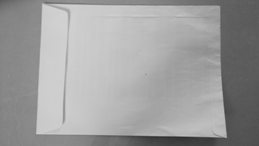
#> input picture workingDirectory/assets/paper.png, 259 x 146 px, found by its file name
$ python CornerPrespective.py
#> lines starting #> are read from the running program, lines starting #| are printed output that depends on the picture; after the words box and inside, x2 and y2 are one past the last pixel; in counts of white or black regions, pixels touching at a corner belong together
import cv2
import numpy as np

def rotate_image(image, angle):
    # Grab the dimensions of the image and then determine the center
    (h, w) = image.shape[:2]
    (cX, cY) = (w / 2, h / 2)

    # grab the rotation matrix (applying the negative of the
    # angle to rotate clockwise), then grab the sine and cosine
    # (i.e., the rotation components of the matrix)
    M = cv2.getRotationMatrix2D((cX, cY), -angle, 1.0)
    cos = np.abs(M[0, 0])
    sin = np.abs(M[0, 1])

    # Compute the new bounding dimensions of the image
    nW = int((h * sin) + (w * cos))
    nH = int((h * cos) + (w * sin))

    # Adjust the rotation matrix to take into account translation
    M[0, 2] += (nW / 2) - cX
    M[1, 2] += (nH / 2) - cY

    # Perform the actual rotation and return the image
    return cv2.warpAffine(image, M, (nW, nH))

def order_points_clockwise(pts):
    # sort the points based on their x-coordinates
    xSorted = pts[np.argsort(pts[:, 0]), :]

    # grab the left-most and right-most points from the sorted
    # x-roodinate points
    leftMost = xSorted[:2, :]
    rightMost = xSorted[2:, :]

    # now, sort the left-most coordinates according to their
    # y-coordinates so we can grab the top-left and bottom-left
    # points, respectively
    leftMost = leftMost[np.argsort(leftMost[:, 1]), :]
    (tl, bl) = leftMost

    # now, sort the right-most coordinates according to their
    # y-coordinates so we can grab the top-right and bottom-right
    # points, respectively
    rightMost = rightMost[np.argsort(rightMost[:, 1]), :]
    (tr, br) = rightMost

    # return the coordinates in top-left, top-right,
    # bottom-right, and bottom-left order
    return np.array([tl, tr, br, bl], dtype="int32")

def perspective_transform(image, corners):
    def order_corner_points(corners):
        # Separate corners into individual points
        # Index 0 - top-right
        #       1 - top-left
        #       2 - bottom-left
        #       3 - bottom-right
        corners = [(corner[0][0], corner[0][1]) for corner in corners]
        top_r, top_l, bottom_l, bottom_r = corners[0], corners[1], corners[2], corners[3]
        return (top_l, top_r, bottom_r, bottom_l)

    # Order points in clockwise order
    ordered_corners = order_corner_points(corners)
    top_l, top_r, bottom_r, bottom_l = ordered_corners

    # Determine width of new image which is the max distance between
    # (bottom right and bottom left) or (top right and top left) x-coordinates
    width_A = np.sqrt(((bottom_r[0] - bottom_l[0]) ** 2) + ((bottom_r[1] - bottom_l[1]) ** 2))
    width_B = np.sqrt(((top_r[0] - top_l[0]) ** 2) + ((top_r[1] - top_l[1]) ** 2))
    width = max(int(width_A), int(width_B))

    # Determine height of new image which is the max distance between
    # (top right and bottom right) or (top left and bottom left) y-coordinates
    height_A = np.sqrt(((top_r[0] - bottom_r[0]) ** 2) + ((top_r[1] - bottom_r[1]) ** 2))
    height_B = np.sqrt(((top_l[0] - bottom_l[0]) ** 2) + ((top_l[1] - bottom_l[1]) ** 2))
    height = max(int(height_A), int(height_B))

    # Construct new points to obtain top-down view of image in
    # top_r, top_l, bottom_l, bottom_r order
    dimensions = np.array([[0, 0], [width - 1, 0], [width - 1, height - 1],
                    [0, height - 1]], dtype = "float32")

    # Convert to Numpy format
    ordered_corners = np.array(ordered_corners, dtype="float32")

    # Find perspective transform matrix
    matrix = cv2.getPerspectiveTransform(ordered_corners, dimensions)

    # Return the transformed image
    return cv2.warpPerspective(image, matrix, (width, height))

starter = cv2.imread('C:/seniorDesign/git/sddec23-18/test/assets/paper.png') #For Screenshots
#> starter is the input picture: shape (146, 259, 3); min 45, max 211, mean 157.7
image = cv2.imread('C:/seniorDesign/git/sddec23-18/test/assets/paper.png')
original = image.copy()
gray = cv2.cvtColor(image, cv2.COLOR_BGR2GRAY)
canny = cv2.Canny(gray, 120, 255, 1)
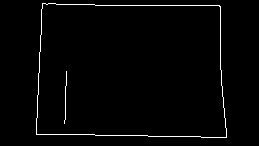
#> canny: shape (146, 259); 1.8% white in thin lines or dots, all inside (x1, y1, x2, y2) = (36, 3, 227, 138)

corners = cv2.goodFeaturesToTrack(canny,4,0.5,60)
#> corners = [[44, 5], [224, 135], [38, 132], [218, 7]]

c_list = []
for corner in corners:
    x,y = corner.ravel()
    c_list.append([int(x), int(y)])
    cv2.circle(image,(int(x),int(y)),5,(36,255,12),-1)
#> this loop made 4 passes
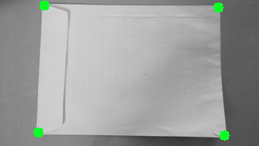
#> image: shape (146, 259, 3); 0.86% of pixels changed, all inside (x1, y1, x2, y2) = (33, 0, 230, 141)
#> after the loop, c_list = [[44, 5], [224, 135], [38, 132], [218, 7]]

corner_points = np.array([c_list[0], c_list[1], c_list[2], c_list[3]])
#> corner_points = [[44, 5], [224, 135], [38, 132], [218, 7]]
ordered_corner_points = order_points_clockwise(corner_points)
#> in order_points_clockwise, `xSorted = pts[np.argsort(pts[:, 0]), :]`: xSorted = [[38, 132], [44, 5], [218, 7], [224, 135]]
#> in order_points_clockwise, `leftMost = xSorted[:2, :]`: leftMost = [[38, 132], [44, 5]]
#> in order_points_clockwise, `rightMost = xSorted[2:, :]`: rightMost = [[218, 7], [224, 135]]
#> in order_points_clockwise, `leftMost = leftMost[np.argsort(leftMost[:, 1]), :]`: leftMost = [[44, 5], [38, 132]]
#> in order_points_clockwise, `(tl, bl) = leftMost`: tl = [44, 5]; bl = [38, 132]
#> in order_points_clockwise, `(tr, br) = rightMost`: tr = [218, 7]; br = [224, 135]
#> ordered_corner_points = [[44, 5], [218, 7], [224, 135], [38, 132]]
mask = np.zeros(image.shape, dtype=np.uint8)
cv2.fillPoly(mask, [ordered_corner_points], (255,255,255))
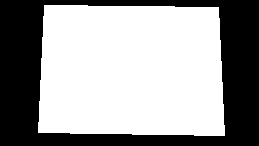
#> mask: shape (146, 259, 3); 61.5% white; 1 black region, box (x1, y1, x2, y2) and area: (0, 0, 259, 146) 14558

mask = cv2.cvtColor(mask, cv2.COLOR_BGR2GRAY)
#> mask: shape (146, 259); 61.5% white; 1 black region
cnts = cv2.findContours(mask, cv2.RETR_EXTERNAL, cv2.CHAIN_APPROX_SIMPLE)
#> cnts = 1 contour; box (x1, y1, x2, y2) and area: (38, 5, 225, 136) 22948
cnts = cnts[0] if len(cnts) == 2 else cnts[1]

for c in cnts:
    peri = cv2.arcLength(c, True)
    approx = cv2.approxPolyDP(c, 0.015 * peri, True)
    if len(approx) == 4:
        transformed = perspective_transform(original, approx)
#> this loop made 1 pass
#> (peri, ordered_corners in perspective_transform, width_A in perspective_transform, width_B in perspective_transform, width in perspective_transform, height_A in perspective_transform, height_B in perspective_transform, height in perspective_transform) on pass 1: (622, [[38, 132], [44, 5], [218, 7], [224, 135]], 128.1, 127.1, 128, 174, 186, 186)
#> pass 1, `transformed = perspective_transform(original, approx)`:
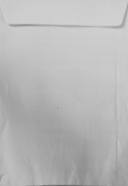
#> transformed: shape (186, 128, 3); min 106, max 210, mean 184.3

result = rotate_image(transformed, -90)
#> in rotate_image, `M = cv2.getRotationMatrix2D((cX, cY), -angle, 1.0)`: M = [[6.12e-17, 1, -29], [-1, 6.12e-17, 157]]
#> in rotate_image, `cos = np.abs(M[0, 0])`: cos = 6.12e-17
#> in rotate_image, `sin = np.abs(M[0, 1])`: sin = 1
#> in rotate_image, `nW = int((h * sin) + (w * cos))`: nW = 186
#> in rotate_image, `nH = int((h * cos) + (w * sin))`: nH = 128
#> in rotate_image, `return cv2.warpAffine(image, M, (nW, nH))`:
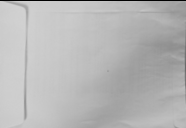
#> returned value: shape (128, 186, 3); min 0, max 210, mean 182.9

cv2.imshow('orignal', starter) #For Screenshots
cv2.imshow('canny', canny)
cv2.imshow('image', image)
cv2.imshow('mask', mask)
cv2.imshow('transformed', transformed)
cv2.imshow('result', result)
cv2.waitKey()
